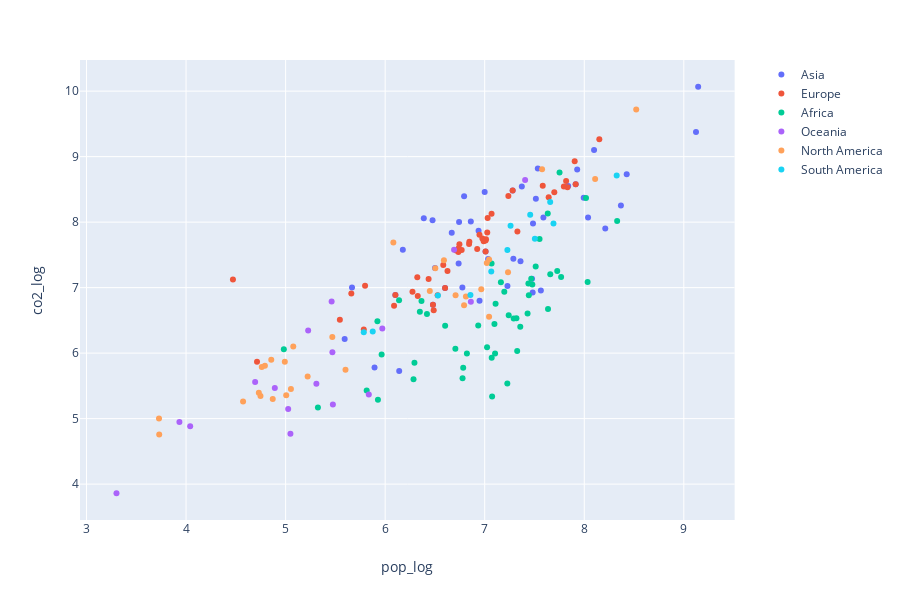

Write notebook code for a chart like this one.
### Markdown cell above
# XI. Project Expansion

### Code cell
#Relationship between CO2 emissions and population size

fig = px.scatter(final_df,
                 x ="pop_log",
                 y ="co2_log",
                 color ="continent_name",
                 hover_name = "country"
                )
for trace in fig.data:
    trace.name = trace.name.split('=')[1]
fig.show()

### Figure 1 — Plotly figure (JSON) as saved in the notebook; plotly's stock layout.template omitted (floating-point values rounded to 4 significant figures)
{"data": [{"hoverlabel": {"namelength": 0}, "hovertemplate": "<b>%{hovertext}</b><br><br>continent_name=Asia<br>pop_log=%{x}<br>co2_log=%{y}", "hovertext": ["Afghanistan", "Azerbaijan", "Bahrain", "Bangladesh", "Armenia", "Bhutan", "Brunei", "Cambodia", "Sri Lanka", "China", "Taiwan", "Cyprus", "Georgia", "Hong Kong", "India", "Indonesia", "Iran", "Iraq", "Israel", "Japan", "Kazakhstan", "Jordan", "Kuwait", "Kyrgyzstan", "Lebanon", "Malaysia", "Maldives", "Mongolia", "Oman", "Nepal", "Pakistan", "Philippines", "Timor-Leste", "Qatar", "Saudi Arabia", "Singapore", "Vietnam", "Syria", "Tajikistan", "Thailand", "United Arab Emirates", "Turkey", "Turkmenistan", "Uzbekistan", "Yemen"], "legendgroup": "continent_name=Asia", "marker": {"color": "#636efa", "symbol": "circle"}, "mode": "markers", "name": "Asia", "showlegend": true, "type": "scatter", "x": [7.564, 7.009, 6.178, 8.211, 6.48, 5.893, 5.667, 7.229, 7.36, 9.144, 7.373, 6.103, 6.602, 6.86, 9.123, 8.427, 7.929, 7.59, 6.938, 8.099, 7.281, 7.034, 6.476, 6.776, 6.738, 7.514, 5.593, 6.501, 6.669, 7.482, 8.368, 8.038, 6.141, 6.388, 7.534, 6.793, 7.994, 7.288, 6.948, 7.839, 7.0, 7.914, 6.743, 7.485, 7.475], "xaxis": "x", "y": [6.957, 7.551, 7.58, 7.903, 6.74, 5.782, 7.002, 7.023, 7.401, 10.07, 8.543, 6.888, 6.996, 8.011, 9.377, 8.733, 8.805, 8.072, 7.868, 9.103, 8.484, 7.438, 8.027, 7.001, 7.368, 8.356, 6.217, 7.298, 7.838, 6.924, 8.254, 8.069, 5.727, 8.058, 8.818, 8.397, 8.372, 7.439, 6.801, 8.55, 8.461, 8.579, 8.002, 7.98, 7.136], "yaxis": "y"}, {"hoverlabel": {"namelength": 0}, "hovertemplate": "<b>%{hovertext}</b><br><br>continent_name=Europe<br>pop_log=%{x}<br>co2_log=%{y}", "hovertext": ["Albania", "Azerbaijan", "Austria", "Armenia", "Belgium", "Bosnia and Herzegovina", "Bulgaria", "Belarus", "Croatia", "Cyprus", "Czechia", "Denmark", "Estonia", "Faroe Islands", "Finland", "France", "Georgia", "Germany", "Gibraltar", "Greece", "Hungary", "Iceland", "Ireland", "Italy", "Kazakhstan", "Latvia", "Lithuania", "Luxembourg", "Malta", "Moldova", "Montenegro", "Netherlands", "Norway", "Poland", "Portugal", "Romania", "Russia", "Serbia", "Slovakia", "Slovenia", "Spain", "Sweden", "Switzerland", "Turkey", "Ukraine", "Macedonia", "United Kingdom"], "legendgroup": "continent_name=Europe", "marker": {"color": "#EF553B", "symbol": "circle"}, "mode": "markers", "name": "Europe", "showlegend": true, "type": "scatter", "x": [6.488, 7.009, 6.947, 6.48, 7.069, 6.584, 6.843, 6.977, 6.626, 6.103, 7.029, 6.769, 6.089, 4.713, 6.746, 7.832, 6.602, 7.904, 4.471, 7.026, 6.99, 5.545, 6.714, 7.795, 7.281, 6.274, 6.436, 5.798, 5.66, 6.527, 5.785, 7.238, 6.738, 7.583, 7.013, 7.328, 8.151, 6.846, 6.736, 6.323, 7.699, 7.009, 6.924, 7.914, 7.643, 6.328, 7.818], "xaxis": "x", "y": [6.653, 7.551, 7.806, 6.74, 8.129, 7.344, 7.666, 7.749, 7.254, 6.888, 8.064, 7.573, 6.725, 5.869, 7.663, 8.533, 6.996, 8.928, 7.125, 7.841, 7.71, 6.509, 7.567, 8.545, 8.484, 6.936, 7.13, 7.03, 6.911, 6.884, 6.359, 8.398, 7.6, 8.555, 7.74, 7.858, 9.266, 7.701, 7.542, 7.157, 8.457, 7.719, 7.591, 8.579, 8.378, 6.873, 8.627], "yaxis": "y"}, {"hoverlabel": {"namelength": 0}, "hovertemplate": "<b>%{hovertext}</b><br><br>continent_name=Africa<br>pop_log=%{x}<br>co2_log=%{y}", "hovertext": ["Algeria", "Angola", "Botswana", "Burundi", "Cameroon", "Central African Republic", "Chad", "Comoros", "Benin", "Equatorial Guinea", "Ethiopia", "Eritrea", "Djibouti", "Gabon", "Ghana", "Guinea", "Cote d'Ivoire", "Kenya", "Lesotho", "Liberia", "Madagascar", "Malawi", "Mali", "Mauritania", "Mauritius", "Morocco", "Mozambique", "Namibia", "Niger", "Nigeria", "Guinea-Bissau", "Rwanda", "Sao Tome and Principe", "Senegal", "Seychelles", "Sierra Leone", "Somalia", "South Africa", "Zimbabwe", "South Sudan", "Western Sahara", "Sudan", "Togo", "Tunisia", "Uganda", "Egypt", "Tanzania", "Burkina Faso", "Zambia"], "legendgroup": "continent_name=Africa", "marker": {"color": "#00cc96", "symbol": "circle"}, "mode": "markers", "name": "Africa", "showlegend": true, "type": "scatter", "x": [7.633, 7.512, 6.365, 7.074, 7.443, 6.777, 7.227, 5.928, 7.109, 5.922, 8.034, 6.784, 5.965, 6.348, 7.467, 7.098, 7.439, 7.729, 6.294, 6.705, 7.431, 7.326, 7.291, 6.603, 6.14, 7.551, 7.479, 6.42, 7.357, 8.33, 6.285, 7.104, 5.325, 7.197, 4.982, 6.821, 7.07, 7.752, 7.163, 7.024, 5.814, 7.659, 6.935, 7.069, 7.636, 8.018, 7.768, 7.319, 7.241], "xaxis": "x", "y": [8.133, 7.321, 6.795, 5.336, 6.885, 5.617, 5.534, 5.287, 6.753, 6.486, 7.086, 5.776, 5.978, 6.633, 7.136, 6.446, 7.062, 7.255, 5.852, 6.066, 6.604, 6.034, 6.53, 6.417, 6.808, 7.744, 7.046, 6.597, 6.404, 8.017, 5.6, 5.994, 5.171, 6.937, 6.061, 5.993, 5.931, 8.758, 7.081, 6.088, 5.429, 7.205, 6.423, 7.37, 6.672, 8.367, 7.163, 6.534, 6.577], "yaxis": "y"}, {"hoverlabel": {"namelength": 0}, "hovertemplate": "<b>%{hovertext}</b><br><br>continent_name=Oceania<br>pop_log=%{x}<br>co2_log=%{y}", "hovertext": ["American Samoa", "Australia", "Solomon Islands", "Cook Islands", "Fiji", "French Polynesia", "Kiribati", "Guam", "Nauru", "New Caledonia", "Vanuatu", "New Zealand", "Niue", "Marshall Islands", "Papua New Guinea", "Tonga", "Samoa"], "legendgroup": "continent_name=Oceania", "marker": {"color": "#ab63fa", "symbol": "circle"}, "mode": "markers", "name": "Oceania", "showlegend": true, "type": "scatter", "x": [4.694, 7.406, 5.836, 3.933, 5.971, 5.47, 5.048, 5.227, 4.041, 5.462, 5.475, 6.692, 3.301, 4.892, 6.861, 5.026, 5.309], "xaxis": "x", "y": [5.558, 8.643, 5.368, 4.948, 6.375, 6.013, 4.77, 6.345, 4.884, 6.79, 5.217, 7.577, 3.86, 5.468, 6.784, 5.145, 5.533], "yaxis": "y"}, {"hoverlabel": {"namelength": 0}, "hovertemplate": "<b>%{hovertext}</b><br><br>continent_name=North America<br>pop_log=%{x}<br>co2_log=%{y}", "hovertext": ["Antigua and Barbuda", "Barbados", "Bermuda", "Belize", "British Virgin Islands", "Canada", "Cayman Islands", "Costa Rica", "Cuba", "Dominica", "Dominican Republic", "El Salvador", "Greenland", "Grenada", "Guatemala", "Haiti", "Honduras", "Jamaica", "Mexico", "Montserrat", "Aruba", "Nicaragua", "Panama", "Puerto Rico", "Saint Kitts and Nevis", "Saint Lucia", "Saint Pierre and Miquelon", "Saint Vincent and the Grenadines", "Trinidad and Tobago", "Turks and Caicos Islands", "United States"], "legendgroup": "continent_name=North America", "marker": {"color": "#FFA15A", "symbol": "circle"}, "mode": "markers", "name": "North America", "showlegend": true, "type": "scatter", "x": [4.992, 5.469, 4.856, 5.602, 4.573, 7.576, 4.792, 6.707, 7.044, 4.871, 7.021, 6.812, 4.761, 5.053, 7.234, 7.044, 6.965, 6.448, 8.109, 3.73, 5.077, 6.793, 6.59, 6.504, 4.731, 5.221, 3.728, 5.006, 6.082, 4.748, 8.522], "xaxis": "x", "y": [5.869, 6.246, 5.9, 5.746, 5.263, 8.807, 5.809, 6.884, 7.43, 5.3, 7.376, 6.865, 5.788, 5.453, 7.234, 6.556, 6.975, 6.949, 8.657, 4.757, 6.102, 6.733, 7.416, 7.298, 5.395, 5.641, 5.001, 5.356, 7.689, 5.346, 9.719], "yaxis": "y"}, {"hoverlabel": {"namelength": 0}, "hovertemplate": "<b>%{hovertext}</b><br><br>continent_name=South America<br>pop_log=%{x}<br>co2_log=%{y}", "hovertext": ["Argentina", "Bolivia", "Brazil", "Chile", "Colombia", "Ecuador", "Guyana", "Paraguay", "Peru", "Suriname", "Uruguay", "Venezuela"], "legendgroup": "continent_name=South America", "marker": {"color": "#19d3f3", "symbol": "circle"}, "mode": "markers", "name": "South America", "showlegend": true, "type": "scatter", "x": [7.658, 7.066, 8.326, 7.26, 7.691, 7.228, 5.875, 6.857, 7.504, 5.785, 6.53, 7.457], "xaxis": "x", "y": [8.309, 7.247, 8.711, 7.946, 7.98, 7.574, 6.329, 6.889, 7.748, 6.317, 6.878, 8.114], "yaxis": "y"}], "layout": {"height": 600, "legend": {"tracegroupgap": 0}, "margin": {"t": 60}, "xaxis": {"anchor": "y", "domain": [0, 0.98], "title": {"text": "pop_log"}}, "yaxis": {"anchor": "x", "domain": [0, 1], "title": {"text": "co2_log"}}}}
